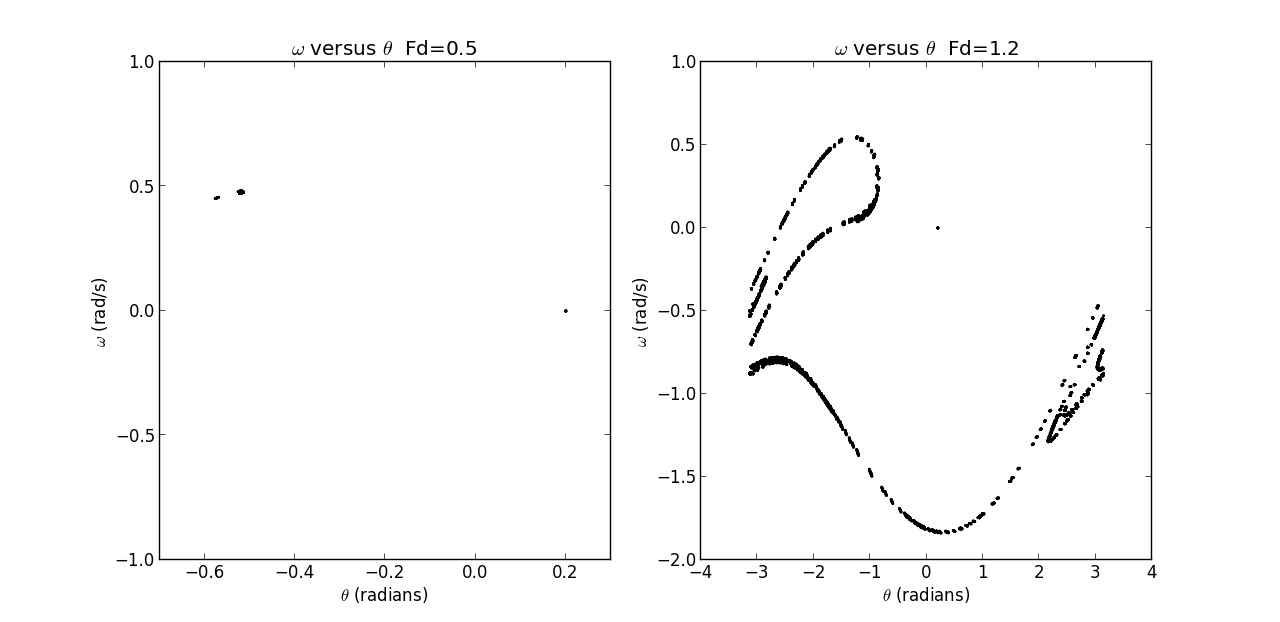

Reproduce this figure in Python.
# -*- coding: utf-8 -*-
"""
Created on Mon Jan 25 15:35:19 2016
Poincare section (nonchaotic and chaotic), using Euler-Cromer method.
@author: nightwing
"""

from math import sin,pi
import matplotlib.pyplot as plt

g = 9.8               #gravity acceleration (m/s2)
length = 9.8          #length of the rod (m)
k = g / length        #g/length 
dt = 0.001            #time step (s)
t_end = 6000          #end time (s)
situations = []       #this list store [time, angle]

#caculate the physical pendulum
def PHYSICAL_PENDULUM(q,fd,freq,theta):
    t = 0                 #initial time (s)
    angular_vel = 0       #initial angular velocity (rad/s) 
    angular_velocity = [] #this list store value of angular velocity
    angle = []            #this list store value of angle
    time = []             #this list store value of time
    while t <= t_end:
        if abs(round(t/(2*pi/freq)) - (t/(2*pi/freq))) < 0.001: 
            angular_velocity.append(angular_vel)
            angle.append(theta)
            time.append(t)
        angular_vel += (-k*sin(theta)-q*angular_vel+fd*sin(freq*t)) * dt
        theta += angular_vel * dt
        if theta > pi:
            theta -= 2*pi
        elif theta < -pi:
            theta += 2*pi
        t += dt
    return [angle,angular_velocity]
    
#-------------caculate (Euler-Cromer method)------------
for F in [0.5, 1.2]:
    situations.append(PHYSICAL_PENDULUM(0.5, F, 2/3.0, 0.2))
    
#----------------graph--------------
plt.subplot(121)
plt.title("$\omega$ versus $\\theta$  Fd=0.5")
plt.xlabel("$\\theta$ (radians)")
plt.ylabel("$\omega$ (rad/s)")
plt.scatter(situations[0][0],situations[0][1],s=1)
plt.ylim(-1,1)
plt.subplot(122)
plt.title("$\omega$ versus $\\theta$  Fd=1.2")
plt.xlabel("$\\theta$ (radians)")
plt.ylabel("$\omega$ (rad/s)")
plt.scatter(situations[1][0],situations[1][1],s=1)
plt.show()
